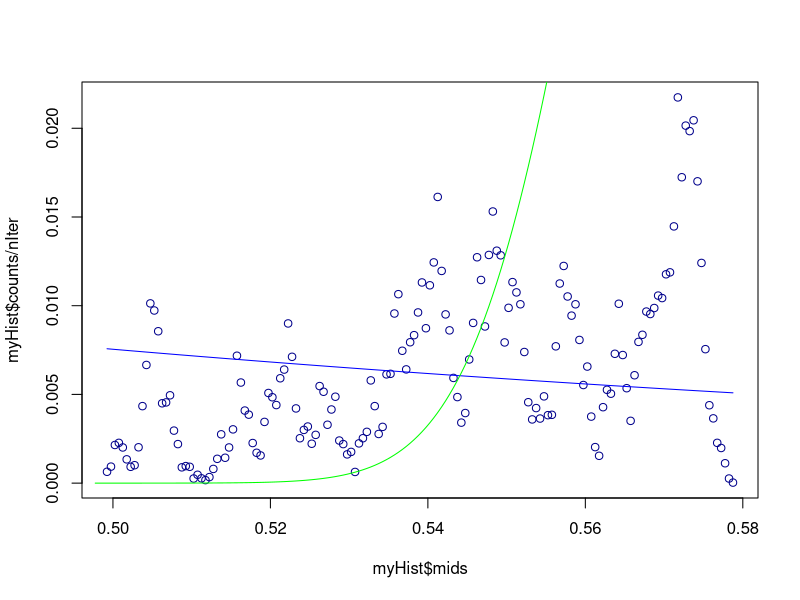
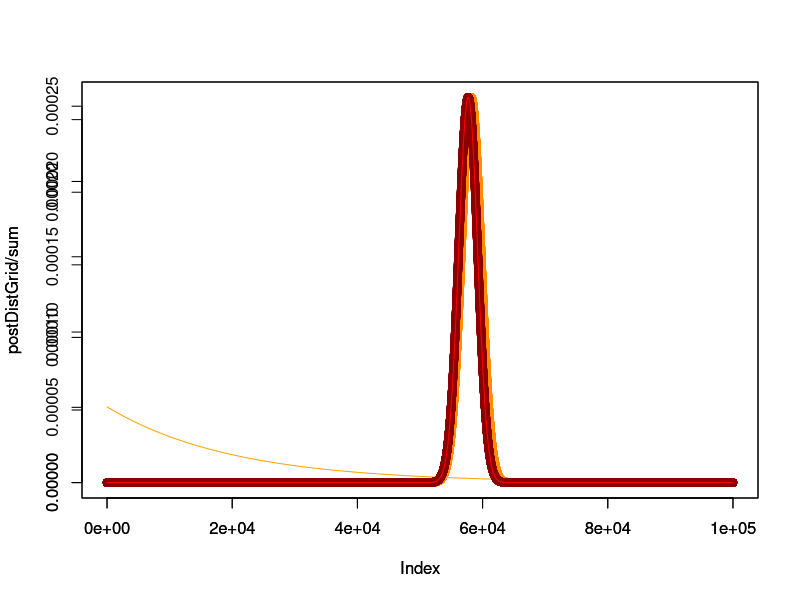

Here is the R script that generated these plots, in order:
## Lab03 ---- Problem#1, Part#C ----------------------------------------
#-----------------------------------------------------------------------
#                     The Metropolis algorithm
#-----------------------------------------------------------------------
rm(list = ls())
piOld = 0.5

nIter = 100000
postDistMetro = vector(length = nIter)

for (i in 1:nIter) {
  
  pOld = (dexp(piOld, rate=5)/0.9932621) * dbinom(583,1000, piOld)
  
  piNew = piOld + rnorm(1,0,sd=0.0001)
  
  if (piNew > 1) {piNew=1}
  else if (piNew <0) {piNew=0}
  
  pNew = (dexp(piNew, rate=5)/0.9932621) * dbinom(583,1000, piNew)
  
  ratio = pNew/pOld
  
  if (ratio >1 || ratio >= runif(1)){
    piOld = piNew
  }
  
  postDistMetro[i] = piOld
}

myHist = hist(postDistMetro, breaks =200, plot=FALSE)
plot(myHist$mids, myHist$counts/nIter, col='darkblue')
dexpsum = sum(dexp(myHist$mids, rate=5)/0.9932621)
lines(myHist$mids, (dexp(myHist$mids, rate=5)/0.9932621)/dexpsum, col='blue')

#-----------------------------------------------------------------------
#                     Compare Metropolis with prior beta(40,40)
#-----------------------------------------------------------------------

piOld = 0.5

nIter = 100000
postDistMetro = vector(length = nIter)

for (i in 1:nIter) {
  
  pOld = dbeta(piOld, 40, 40) * dbinom(583,1000, piOld)
  
  piNew = piOld + rnorm(1,0,sd=0.0001)
  
  if (piNew > 1) {piNew=1}
  else if (piNew <0) {piNew=0}
  
  pNew = dbeta(piNew, 40, 40) * dbinom(583,1000, piNew)
  
  ratio = pNew/pOld
  
  if (ratio >1 || ratio >= runif(1)){
    piOld = piNew
  }
  
  postDistMetro[i] = piOld
}

myHist = hist(postDistMetro, breaks =200, plot=FALSE)
par(new=TRUE)
# plot(myHist$mids, myHist$counts/nIter, col='lightgreen')
dexpsum = sum(dbeta(myHist$mids, 40+583, 40+417))
lines(myHist$mids, dbeta(myHist$mids, 40+583, 40+417)/dexpsum, col='green')


## Lab03 ---- Problem#1, Part#C ----------------------------------------
#-----------------------------------------------------------------------
#                     Grid approximation
#-----------------------------------------------------------------------
rm(list = ls())
numBreaks = 100000
postDistGrid = vector(length = numBreaks)
xVals = seq(0,1, 1/numBreaks)

i = 1
sum = 0
for (x in xVals) {
  
  postDistGrid[i] = (dexp(x, rate=5)/0.9932621) * dbinom(583, 1000,x)
  sum = sum + postDistGrid[i]
  i = i+1
  
}

plot(postDistGrid / sum, col='darkorange')
lines((dexp(xVals, rate=5)/0.9932621)/sum(dexp(xVals, rate=5)/0.9932621), col='orange')

#-----------------------------------------------------------------------
#                     Compare Grid with prior beta(40,40)
#-----------------------------------------------------------------------

numBreaks = 100000
postDistGrid = vector(length = numBreaks)
xVals = seq(0,1, 1/numBreaks)

i = 1
sum = 0
for (x in xVals) {
  
  postDistGrid[i] = dbeta(x, 40, 40) * dbinom(583, 1000,x)
  sum = sum + postDistGrid[i]
  i = i+1
  
}

par(new=TRUE)
plot(postDistGrid / sum, col='darkred')
lines(dbeta(xVals, 40+583, 40+417)/sum(dbeta(xVals, 40+583, 40+417)), col='red')
